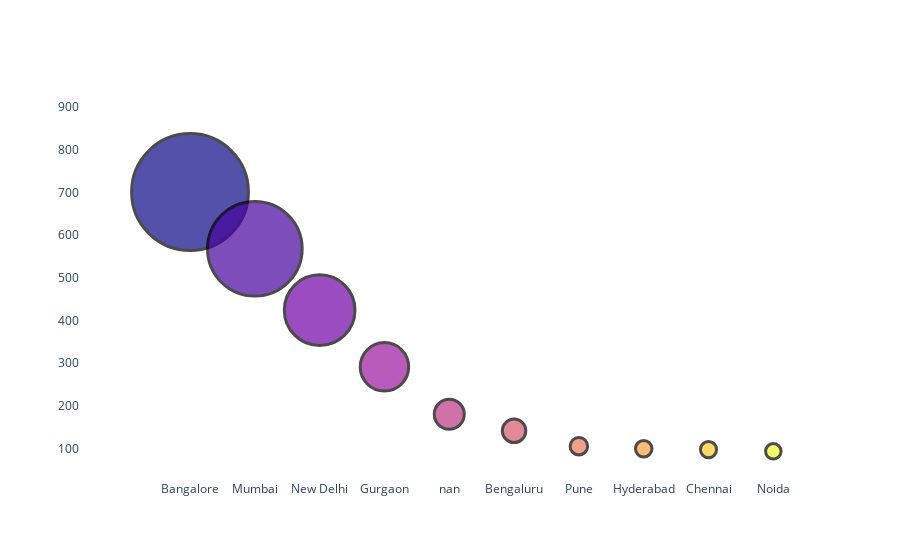

Source (notebook cell):
### Code cell
fig=go.Figure(data=[go.Scatter(x=cities.City,y=cities.Number,mode='markers',marker_size=(cities.Number)/6,  marker={'color':label10})])
fig.data[0].marker.line.width = 3
fig.data[0].marker.line.color = "black" 
fig.update_layout(autosize=True,plot_bgcolor='rgb(275, 275, 275)')
fig.show()

### Figure 1 — Plotly figure (JSON) as saved in the notebook; plotly's stock layout.template omitted (floating-point values rounded to 4 significant figures)
{"data": [{"marker": {"color": [0, 1, 2, 3, 4, 5, 6, 7, 8, 9], "line": {"color": "black", "width": 3}, "size": [116.8, 94.67, 70.67, 48.5, 30, 23.5, 17.5, 16.5, 16.17, 15.5]}, "mode": "markers", "type": "scatter", "x": ["Bangalore", "Mumbai", "New Delhi", "Gurgaon", "nan", "Bengaluru", "Pune", "Hyderabad", "Chennai", "Noida"], "y": [701, 568, 424, 291, 180, 141, 105, 99, 97, 93]}], "layout": {"autosize": true, "plot_bgcolor": "rgb(275, 275, 275)"}}
